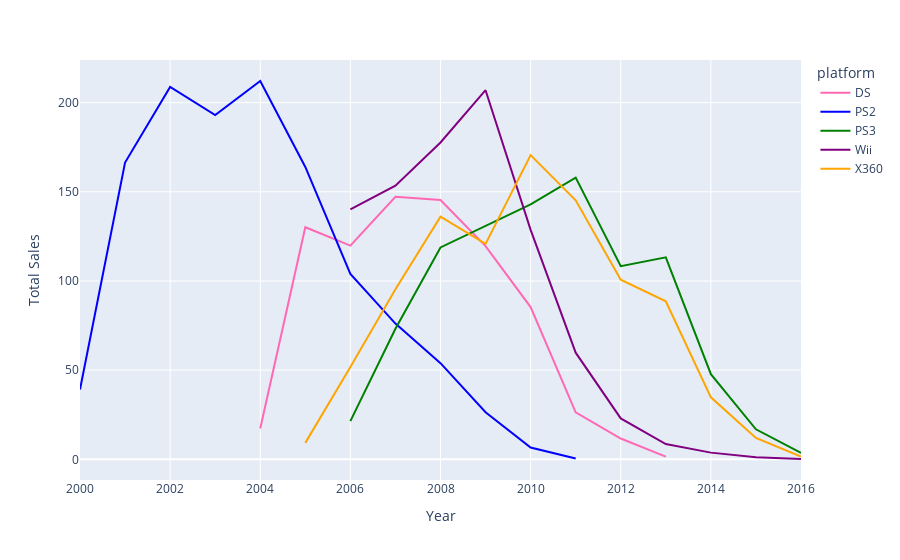

Notebook code cell kept with this figure:
### Code cell
# Create plotly linegraph of top_platform_year_sales
fig = px.line(top_platform_year_sales, 
              x='year_of_release', 
              y='total_sales', 
              color='platform', 
              color_discrete_sequence=['hotpink', 'blue', 'green', 'purple', 'orange'],
              hover_data=['platform', 'total_sales'])

# Update figure, center title, change xaxis title font size, change yaxis title font size
fig.update_layout(title={'y':0.95,
                            'x':0.5,
                            'xanchor': 'center',
                            'yanchor': 'top'},
                    xaxis_title='Year',
                    yaxis_title='Total Sales')

# Show figure
fig.show()

### Figure 1 — Plotly figure (JSON) as saved in the notebook; plotly's stock layout.template omitted (floating-point values rounded to 4 significant figures)
{"data": [{"customdata": [["DS"], ["DS"], ["DS"], ["DS"], ["DS"], ["DS"], ["DS"], ["DS"], ["DS"], ["DS"]], "hovertemplate": "platform=%{customdata[0]}<br>year_of_release=%{x}<br>total_sales=%{y}<extra></extra>", "legendgroup": "DS", "line": {"color": "hotpink", "dash": "solid"}, "marker": {"symbol": "circle"}, "mode": "lines", "name": "DS", "orientation": "v", "showlegend": true, "type": "scatter", "x": [2004, 2005, 2006, 2007, 2008, 2009, 2010, 2011, 2012, 2013], "xaxis": "x", "y": [17.27, 130.1, 119.8, 147.2, 145.4, 119.6, 85.35, 26.33, 11.67, 1.54], "yaxis": "y"}, {"customdata": [["PS2"], ["PS2"], ["PS2"], ["PS2"], ["PS2"], ["PS2"], ["PS2"], ["PS2"], ["PS2"], ["PS2"], ["PS2"], ["PS2"]], "hovertemplate": "platform=%{customdata[0]}<br>year_of_release=%{x}<br>total_sales=%{y}<extra></extra>", "legendgroup": "PS2", "line": {"color": "blue", "dash": "solid"}, "marker": {"symbol": "circle"}, "mode": "lines", "name": "PS2", "orientation": "v", "showlegend": true, "type": "scatter", "x": [2000, 2001, 2002, 2003, 2004, 2005, 2006, 2007, 2008, 2009, 2010, 2011], "xaxis": "x", "y": [39.17, 166.4, 208.8, 193.1, 212.1, 163.9, 104.0, 76.1, 53.9, 26.4, 6.59, 0.45], "yaxis": "y"}, {"customdata": [["PS3"], ["PS3"], ["PS3"], ["PS3"], ["PS3"], ["PS3"], ["PS3"], ["PS3"], ["PS3"], ["PS3"], ["PS3"]], "hovertemplate": "platform=%{customdata[0]}<br>year_of_release=%{x}<br>total_sales=%{y}<extra></extra>", "legendgroup": "PS3", "line": {"color": "green", "dash": "solid"}, "marker": {"symbol": "circle"}, "mode": "lines", "name": "PS3", "orientation": "v", "showlegend": true, "type": "scatter", "x": [2006, 2007, 2008, 2009, 2010, 2011, 2012, 2013, 2014, 2015, 2016], "xaxis": "x", "y": [21.44, 73.19, 118.8, 130.9, 143.0, 158.0, 108.3, 113.2, 47.76, 16.82, 3.6], "yaxis": "y"}, {"customdata": [["Wii"], ["Wii"], ["Wii"], ["Wii"], ["Wii"], ["Wii"], ["Wii"], ["Wii"], ["Wii"], ["Wii"], ["Wii"]], "hovertemplate": "platform=%{customdata[0]}<br>year_of_release=%{x}<br>total_sales=%{y}<extra></extra>", "legendgroup": "Wii", "line": {"color": "purple", "dash": "solid"}, "marker": {"symbol": "circle"}, "mode": "lines", "name": "Wii", "orientation": "v", "showlegend": true, "type": "scatter", "x": [2006, 2007, 2008, 2009, 2010, 2011, 2012, 2013, 2014, 2015, 2016], "xaxis": "x", "y": [140.2, 153.4, 177.7, 207.0, 128.7, 59.79, 22.94, 8.59, 3.75, 1.14, 0.18], "yaxis": "y"}, {"customdata": [["X360"], ["X360"], ["X360"], ["X360"], ["X360"], ["X360"], ["X360"], ["X360"], ["X360"], ["X360"], ["X360"], ["X360"]], "hovertemplate": "platform=%{customdata[0]}<br>year_of_release=%{x}<br>total_sales=%{y}<extra></extra>", "legendgroup": "X360", "line": {"color": "orange", "dash": "solid"}, "marker": {"symbol": "circle"}, "mode": "lines", "name": "X360", "orientation": "v", "showlegend": true, "type": "scatter", "x": [2005, 2006, 2007, 2008, 2009, 2010, 2011, 2012, 2013, 2014, 2015, 2016], "xaxis": "x", "y": [9.22, 51.8, 95.41, 136.1, 120.8, 170.6, 145.2, 100.7, 88.58, 34.74, 11.96, 1.52], "yaxis": "y"}], "layout": {"legend": {"title": {"text": "platform"}, "tracegroupgap": 0}, "margin": {"t": 60}, "title": {"x": 0.5, "xanchor": "center", "y": 0.95, "yanchor": "top"}, "xaxis": {"anchor": "y", "domain": [0, 1], "title": {"text": "Year"}}, "yaxis": {"anchor": "x", "domain": [0, 1], "title": {"text": "Total Sales"}}}}
